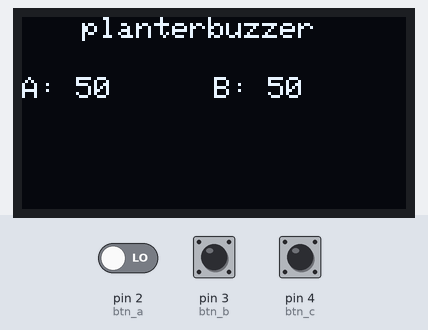
Simulated run of this sketch. Board: Arduino Uno, built for the host (arithmetic inside an expression is 32-bit, double 64-bit). On the bench: 128×64 one-colour display. The inputs (shaded band) are chosen by the test bench; at power-on: pin 4 (btn_c) LOW, pin 2 (btn_a) LOW, pin 3 (btn_b) LOW. The display library's start-up logo is not drawn; what the sketch prints to the serial monitor is not drawn.

Above: at 3.2 s.
3.3 s: pin 4 (btn_c) pulled HIGH for 3.2 s
At 7.6 s:
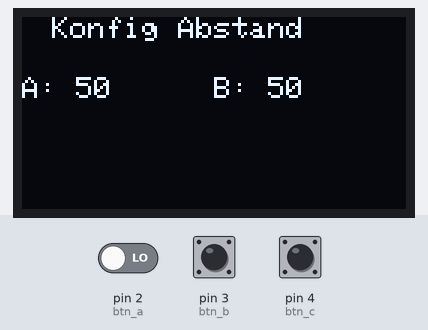
8.0 s: pin 4 (btn_c) pulled HIGH for 0.15 s
At 9.2 s:
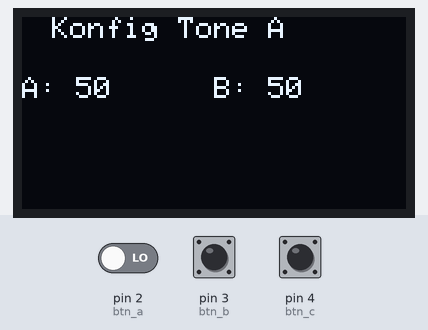
9.6 s: pin 4 (btn_c) pulled HIGH for 3.2 s
At 13.8 s:
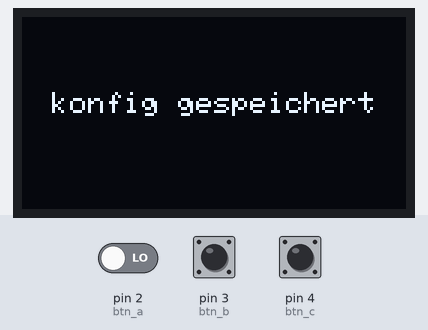
14.3 s: pin 2 (btn_a) driven HIGH and pin 4 (btn_c) driven HIGH
17.3 s: pin 3 (btn_b) pulled HIGH for 3.2 s
At 18.84 s:
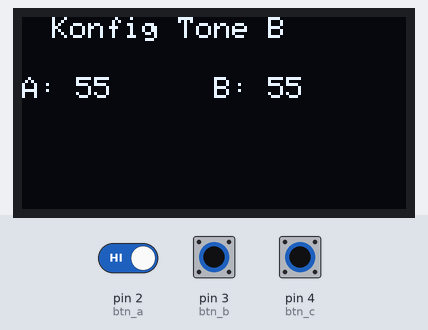
22.0 s: pin 2 (btn_a) driven LOW
At 25.9 s:
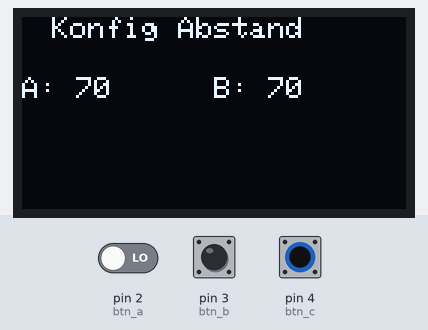
Timing chart, 0 to 26.0 s (numbered marks = the images above; inputs shaded):
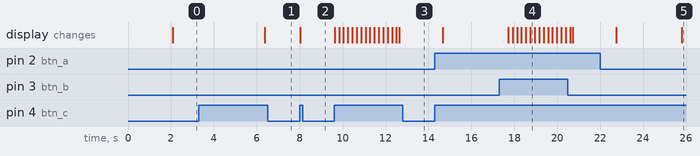

Measured:
- after the input at 3.3 s, the display: changes after 3.1 s (image 1)
- after the input at 8.0 s, the display: changes at once (image 2)
- after the input at 9.6 s, the display: first changes at once (image 3 shows a later state)

The sketch:

planterbuzzer.ino
```cpp
#include <Wire.h>
#include <Adafruit_GFX.h>
#include <Adafruit_SSD1306.h>

#define OLED_RESET 17
Adafruit_SSD1306 display(OLED_RESET);

#define btn_a                   2
#define btn_b                   3
#define btn_c                   4
#define BTN_HOLD_TIME           200
#define BTN_CONF_TIME           3000

#define DISTANCE_STEP_SIZE      5
#define DISTANCE_MIN            50
#define DISTANCE_MAX            200

#define SERIAL_BAUD 115200

int btn_a_time = 0;
int btn_b_time = 0;
int btn_c_time = 0;
int btn_c_switch_time = 0;

int distance_a = DISTANCE_MIN;
int distance_b = DISTANCE_MIN;

// modes:
// 1 - only distance vom a is used - only one beep
// 2 - same distance for both  - two beeps, different tone, in turn
// 3 - different distance for both - two beeps, different tone
//
uint8_t mode = 0;
bool is_config_mode = false;

void setup()
{
        Serial.begin(SERIAL_BAUD);
        while (!Serial && (millis () <= 8000));

        pinMode(btn_a, INPUT_PULLDOWN);
        pinMode(btn_b, INPUT_PULLDOWN);
        pinMode(btn_c, INPUT_PULLDOWN);

        display.begin(SSD1306_SWITCHCAPVCC, 0x3D);
        display.display();
        delay(2000);
        display.clearDisplay();
}

void loop()
{
        checkbtn();
        display_mode();
}

void display_mode(){
        switch (mode) {
        case 0:
                display_mode_0();
                break;
        case 1:
                display_mode_1();
                break;
        case 2:
                display_mode_2();
                break;
        case 3:
                display_mode_3();
                break;
        }
}
void display_mode_0(){
        display.clearDisplay();
        display.setTextSize(1);
        display.setTextColor(WHITE);
        display.setCursor(20,0);
        display.println("planterbuzzer");

        display.setCursor(0,20);
        display.print("A: ");
        display.println(distance_a);
        display.setCursor(64,20);
        display.print("B: ");
        display.println(distance_b);

        display.display();
}
void display_mode_1(){
        display.clearDisplay();
        display.setCursor(10,0);
        display.println("Konfig Abstand");
        display.setCursor(0,20);
        display.print("A: ");
        display.println(distance_a);
        display.setCursor(64,20);
        display.print("B: ");
        display.println(distance_b);
        display.display();
}
void display_mode_2(){
        display.clearDisplay();
        display.setCursor(10,0);
        display.println("Konfig Tone A");
        display.setCursor(0,20);
        display.print("A: ");
        display.println(distance_a);
        display.setCursor(64,20);
        display.print("B: ");
        display.println(distance_b);
        display.display();
}
void display_mode_3(){
        display.clearDisplay();
        display.setCursor(10,0);
        display.println("Konfig Tone B");
        display.setCursor(0,20);
        display.print("A: ");
        display.println(distance_a);
        display.setCursor(64,20);
        display.print("B: ");
        display.println(distance_b);
        display.display();
}
void checkbtn(){
        int t = millis();

        chk_config(t);

        if(is_config_mode) {
                // Serial.print("mode: ");
                // Serial.println(mode);
                switch (mode) {
                case 1:
                        config_distance(t);
                        break;
                case 2:
                        config_tone_a(t);
                        break;
                case 3:
                        config_tone_b(t);
                        break;
                }
        }

        // config_distance(t);
        // config_tone_a(t);
        // config_tone_b(t);

}

void chk_config(int t){
        if (digitalRead(btn_c)) {
                if(btn_c_time <= 0) {
                        btn_c_time = millis();
                }
                if((t-btn_c_time) > BTN_CONF_TIME) {
                        btn_c_time = 0;
                        if (!is_config_mode) {
                                Serial.println("config mode");
                                is_config_mode = true;
                        } else if (is_config_mode) {
                                Serial.println("config mode off, saving data");
                                is_config_mode = false;
                                display.clearDisplay();
                                display.setCursor(10,25);
                                display.println("konfig gespeichert");
                                display.display();
                                delay(2000);
                                mode = 0;

                        }
                } else if(is_config_mode && (t-btn_c_switch_time) > BTN_HOLD_TIME) {
                        mode++;

                        if (mode >3) {
                                mode = 1;
                        }
                        btn_c_switch_time = millis();
                        is_config_mode = true;
                        Serial.print("switching config mode: ");
                        Serial.println(mode);
                }
        } else {
                btn_c_time = 0;
        }
}

void config_distance(int t){
        if (digitalRead(btn_a)) {
                if(btn_a_time <= 0) {
                        btn_a_time = millis();
                }
                if((t-btn_a_time) > BTN_HOLD_TIME) {
                        btn_a_time = millis();
                        distance_a = distance_a + DISTANCE_STEP_SIZE;
                        if(distance_a > DISTANCE_MAX) {
                                distance_a = DISTANCE_MIN;
                        }
                        Serial.print("set dist a: ");
                        Serial.println(distance_a);
                }
        }

        if (digitalRead(btn_b)) {
                if(btn_b_time <= 0) {
                        btn_b_time = millis();
                }
                if((t-btn_b_time) > BTN_HOLD_TIME) {
                        btn_b_time = millis();
                        distance_b = distance_b + DISTANCE_STEP_SIZE;
                        if(distance_b > DISTANCE_MAX) {
                                distance_b = DISTANCE_MIN;
                        }
                        Serial.print("set dist b: ");
                        Serial.println(distance_b);
                }
        }


}

void config_tone_a(int t){
        if (digitalRead(btn_a)) {
                if(btn_a_time <= 0) {
                        btn_a_time = millis();
                }
                if((t-btn_a_time) > BTN_HOLD_TIME) {
                        btn_a_time = millis();
                        Serial.println("config_tone_a_up");
                }
        }

        if (digitalRead(btn_b)) {
                if(btn_b_time <= 0) {
                        btn_b_time = millis();
                }
                if((t-btn_b_time) > BTN_HOLD_TIME) {
                        btn_b_time = millis();
                        Serial.println("config_tone_a_down");
                }
        }
}
void config_tone_b(int t){
        if (digitalRead(btn_a)) {
                if(btn_a_time <= 0) {
                        btn_a_time = millis();
                }
                if((t-btn_a_time) > BTN_HOLD_TIME) {
                        btn_a_time = millis();
                        Serial.println("config_tone_b_up");
                }
        }

        if (digitalRead(btn_b)) {
                if(btn_b_time <= 0) {
                        btn_b_time = millis();
                }
                if((t-btn_b_time) > BTN_HOLD_TIME) {
                        btn_b_time = millis();
                        Serial.println("config_tone_b_down");
                }
        }
}
```
